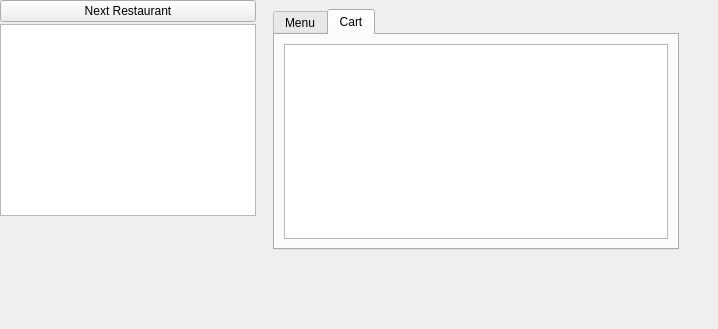
<?xml version="1.0" encoding="UTF-8"?>
<ui version="4.0">
 <class>TripView</class>
 <widget class="QMainWindow" name="TripView">
  <property name="geometry">
   <rect>
    <x>0</x>
    <y>0</y>
    <width>718</width>
    <height>329</height>
   </rect>
  </property>
  <property name="sizePolicy">
   <sizepolicy hsizetype="Preferred" vsizetype="Preferred">
    <horstretch>0</horstretch>
    <verstretch>1</verstretch>
   </sizepolicy>
  </property>
  <property name="minimumSize">
   <size>
    <width>0</width>
    <height>0</height>
   </size>
  </property>
  <property name="windowTitle">
   <string>MainWindow</string>
  </property>
  <widget class="QWidget" name="centralwidget">
   <widget class="QTabWidget" name="tabWidget">
    <property name="geometry">
     <rect>
      <x>273</x>
      <y>9</y>
      <width>406</width>
      <height>241</height>
     </rect>
    </property>
    <property name="currentIndex">
     <number>1</number>
    </property>
    <widget class="QWidget" name="Menu_Tab">
     <attribute name="title">
      <string>Menu</string>
     </attribute>
     <layout class="QGridLayout" name="gridLayout_3">
      <item row="0" column="0">
       <layout class="QGridLayout" name="gridLayout_2">
        <item row="0" column="1">
         <layout class="QHBoxLayout" name="horizontalLayout">
          <item>
           <widget class="QTableView" name="Menu_List"/>
          </item>
         </layout>
        </item>
       </layout>
      </item>
      <item row="0" column="1">
       <layout class="QVBoxLayout" name="verticalLayout_2">
        <item>
         <layout class="QHBoxLayout" name="horizontalLayout_2">
          <item>
           <widget class="QComboBox" name="selector_box"/>
          </item>
          <item>
           <widget class="QSpinBox" name="qty_box"/>
          </item>
         </layout>
        </item>
        <item>
         <spacer name="verticalSpacer">
          <property name="orientation">
           <enum>Qt::Vertical</enum>
          </property>
          <property name="sizeHint" stdset="0">
           <size>
            <width>5</width>
            <height>5</height>
           </size>
          </property>
         </spacer>
        </item>
        <item>
         <layout class="QHBoxLayout" name="horizontalLayout_3">
          <property name="spacing">
           <number>6</number>
          </property>
          <item>
           <widget class="QLabel" name="Dist">
            <property name="text">
             <string>Distance Traveled:</string>
            </property>
           </widget>
          </item>
          <item>
           <widget class="QLabel" name="Total_Dist">
            <property name="text">
             <string/>
            </property>
           </widget>
          </item>
         </layout>
        </item>
        <item>
         <layout class="QHBoxLayout" name="horizontalLayout_4">
          <item>
           <widget class="QLabel" name="label">
            <property name="text">
             <string>Total: </string>
            </property>
           </widget>
          </item>
          <item>
           <widget class="QLabel" name="Total_Label">
            <property name="text">
             <string/>
            </property>
           </widget>
          </item>
         </layout>
        </item>
        <item>
         <widget class="QPushButton" name="Cart_Button">
          <property name="text">
           <string>Add To Cart</string>
          </property>
         </widget>
        </item>
       </layout>
      </item>
     </layout>
    </widget>
    <widget class="QWidget" name="Cart_Tab">
     <attribute name="title">
      <string>Cart</string>
     </attribute>
     <layout class="QGridLayout" name="gridLayout">
      <item row="0" column="0">
       <widget class="QTableView" name="Cart_Table"/>
      </item>
     </layout>
    </widget>
   </widget>
   <widget class="QWidget" name="">
    <layout class="QVBoxLayout" name="verticalLayout">
     <property name="spacing">
      <number>2</number>
     </property>
     <property name="bottomMargin">
      <number>1</number>
     </property>
     <item>
      <widget class="QPushButton" name="pushButton">
       <property name="text">
        <string>Next Restaurant</string>
       </property>
      </widget>
     </item>
     <item>
      <widget class="QTableView" name="Trip_List"/>
     </item>
    </layout>
   </widget>
  </widget>
 </widget>
 <resources/>
 <connections/>
</ui>
